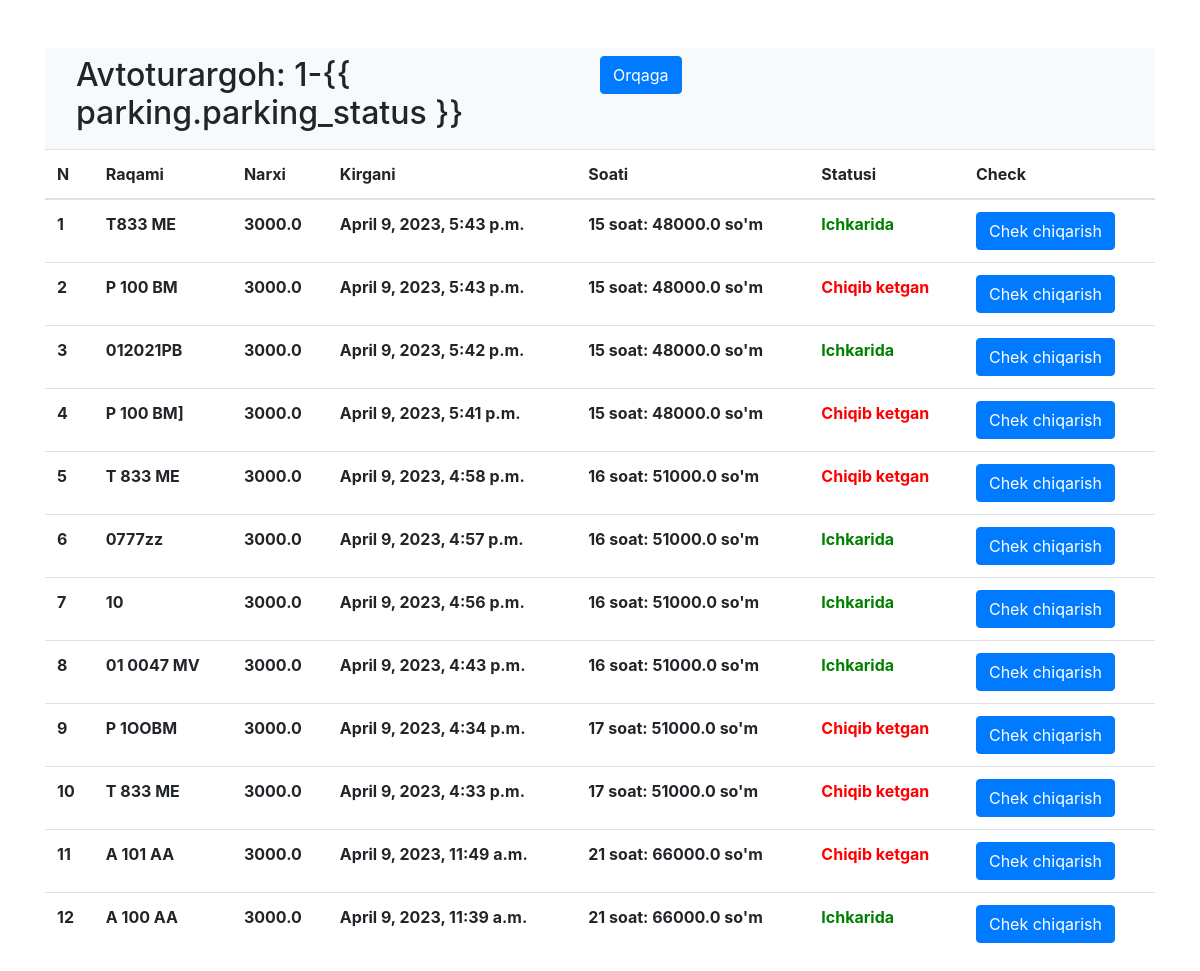
/parking/61f280a9-fb6c-409d-801e-243aada3aec9/ (signed in), run on the app's committed database.
### parking/models.py (models this page shows)
class Parking(models.Model):
    security_name = models.CharField(max_length=50,null=False,blank=True)
    parking_status = models.CharField(max_length=10,choices=ParkingStatus,default='KIRISH')
    camera_ip_adress = models.CharField(max_length=50)
    category = models.ForeignKey(Category, on_delete=models.CASCADE)
    author = models.ForeignKey(User, on_delete = models.CASCADE,null=True,blank=True)
    created_at = models.DateField(auto_now_add=True)
    slug = models.SlugField(primary_key=True,default=uuid.uuid4,editable=True)

class Category(models.Model):
    number = models.IntegerField(null=False,blank=True)
    slug = models.SlugField(primary_key=True,default=uuid.uuid4,editable=True)

class CarInParking(models.Model):
    car_number = models.CharField(max_length=50,blank=True,null=True)
    img = models.ImageField(upload_to = 'media/')
    parking = models.ForeignKey(Parking, on_delete=models.CASCADE)
    price = models.FloatField(default=3000,null=True,blank=True)
    status = models.BooleanField(default=True,blank=True,null=True)
    started_at = models.DateTimeField(auto_now_add=True,blank=True,null=True)
    slug = models.SlugField(primary_key=True,default=uuid.uuid4,editable=True)

### parking/views.py (the view)
# urls.py: path('parking/<slug:slug>/',go_parking,name='go_parking'),
@login_required
def go_parking(request,slug):
    con = {}
    con['parking'] = Parking.objects.filter(slug=slug).first()
    con['car_parking'] = CarInParking.objects.filter(parking__category__number = con['parking'].category.number).order_by('-started_at')
    con['cars'] = []
    for i in con['car_parking']:
        hour = timezone.now() - i.started_at.astimezone()
        prices = round(int(hour.seconds) / 3600) * i.price
        if prices == 0:
            prices = i.price
        else:
            prices = prices
        con['cars'].append({
            'car_number':i.car_number,
            'img':i.img,
            'price':i.price,
            'started_at':i.started_at,
            'hour': round(int(hour.seconds) // 3600),
            'prices':prices,
            'status':i.status ,
            'parking':i.parking,
            'slug':i.slug
        })
    return render(request, 'go_parking.html',con)

### templates/go_parking.html (shortened to what this page needs)
{% extends 'base.html' %}
{% load static %}
{% block content %}
<nav class="navbar navbar-expand-lg bg-body-tertiary bg-light ">
  <div class="container-fluid">
    <div class="collapse navbar-collapse" id="navbarSupportedContent">
      <div class="row d-flex justify-content-between w-100">
        <div class="col">
          <h2 class="text">Avtoturargoh: {{ parking.category.number }}-{{
            parking.parking_status }}</h2>
        </div>
        <div class="col">
          <a href="{% url 'home' %}" class="btn btn-primary">Orqaga</a>
        </div>
      </div>
    </div>
  </div>
</nav>
<div class="section">
  <table class="table table-hover ">
    <thead>
      <tr>
        <th>N</th>
        <th>Raqami</th>
        <th>Narxi</th>
        <th>Kirgani</th>
        <th>Soati</th>
        <th>Statusi</th>
        <th>Check</th>
      </tr>
    </thead>
    <tbody>
      {% for i in cars %}
      <tr>
        <th>{{ forloop.counter }}</th>
        <th id="carnum{{i.slug}}">{{ i.car_number }}</th>
        <th>{{ i.price }}</th>
        <th>{{ i.started_at }}</th>
        <th>{{ i.hour }} soat: {{i.prices}} so'm</th>
        {% if i.status %}
        <th><span style="color: green;">Ichkarida</span></th>
        {% else %}
        <th><span style="color: red;">Chiqib ketgan</span></th>
        {% endif %}
        <th>
          <button class="btn btn-primary"
            onclick="printFun('carnum{{i.slug}}', `{{i.prices}}`,
            `{{i.started_at}}`)">Chek chiqarish</button>
        </th>
      </tr>
      {% endfor %}
    </tbody>
  </table>
</div>
{% endblock content %}

### templates/base.html (shortened to what this page needs)
{% load static %}
<!DOCTYPE html>
<html lang="en">
<head>
    <link rel="stylesheet" href="{% static 'css/bootstrap.min.css'  %}">
</head>
<body>
    <div class="container mt-5">
        {% block content %}
        {% endblock content %}
    </div>
</body>
</html>

### data on the page
Parking: category.number "1", car_number "T833 ME", price "3000.0", started_at "April 9, 2023, 5:43 p.m.", hour "15", prices "48000.0", shows "Ichkarida", car_number "P 100 BM", car_number "012021PB", started_at "April 9, 2023, 5:42 p.m.", car_number "P 100 BM]", started_at "April 9, 2023, 5:41 p.m.", car_number "T 833 ME", started_at "April 9, 2023, 4:58 p.m.", hour "16", prices "51000.0", car_number "0777zz", started_at "April 9, 2023, 4:57 p.m.", car_number "10", started_at "April 9, 2023, 4:56 p.m.", car_number "01 0047 MV", started_at "April 9, 2023, 4:43 p.m.", car_number "P 1OOBM", started_at "April 9, 2023, 4:34 p.m.", hour "17", started_at "April 9, 2023, 4:33 p.m.", car_number "A 101 AA", started_at "April 9, 2023, 11:49 a.m.", hour "21", prices "66000.0", car_number "A 100 AA", started_at "April 9, 2023, 11:39 a.m."
